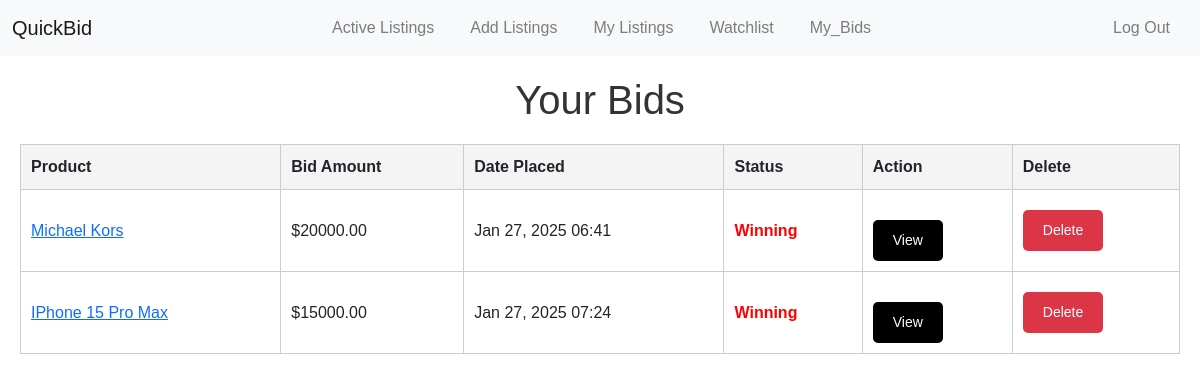
Before: /my_bids (signed in) with the older database file.
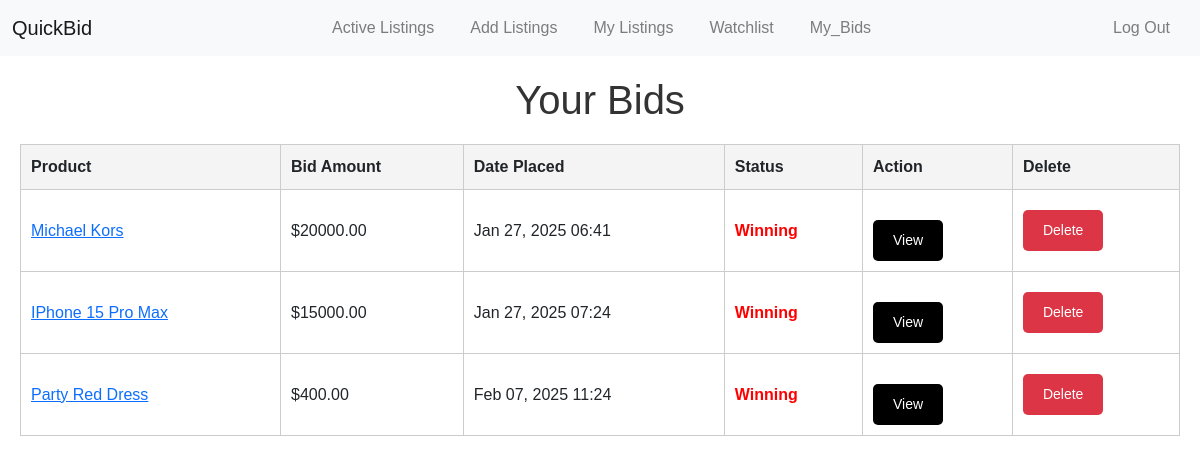
After: the same page with the newer database file.
### auctions/models.py (models this page shows, shortened)
class Product(models.Model):
    user = models.ForeignKey(User,on_delete=models.CASCADE)
    name = models.CharField(max_length=100)
    description =models.TextField()
    starting_price = models.DecimalField(max_digits=10, decimal_places=2)
    current_price = models.DecimalField(max_digits=10, decimal_places=2, default=0)
    image_url = models.URLField(max_length=500, blank=True, null=True)
    category = models.CharField(max_length=50, blank=True, null=True)
    is_active = models.BooleanField(default=True)  # Add this field

class Bid(models.Model):
    user = models.ForeignKey(User, on_delete=models.CASCADE)
    product = models.ForeignKey(Product, related_name="bids", on_delete=models.CASCADE)
    amount = models.DecimalField(max_digits=10, decimal_places=2)
    timestamp = models.DateTimeField(auto_now_add=True)
    status = models.CharField(max_length=50, blank=True, null=True)

### auctions/views.py (the view)
# urls.py: path("my_bids", views.my_bids, name="my_bids"),
def my_bids(request):
    user_bids = Bid.objects.filter(user=request.user)
    bids_with_status = []
    for bid in user_bids:
        statuses = "Winning" if bid.amount == bid.product.current_price else "Outbid"
        if not bid.product.is_active and bid.amount == bid.product.current_price:
             statuses = "Winner"
        bid.status = statuses
        bid.save()
        bids_with_status.append({
            'product': bid.product,
            'amount': bid.amount,
            'date_placed': bid.timestamp,
            'status': bid.status,
        })
    return render(request,"auctions/my_bids.html", {
       "bids_with_status" : bids_with_status
    })

### auctions/templates/auctions/my_bids.html (shortened to what this page needs)
{% extends 'auctions/layout.html' %} {% block body %}
<div class="container">
  <h1>Your Bids</h1>
  {% if bids_with_status %}
  <table class="bids-table">
    <thead>
      <tr>
        <th>Product</th>
        <th>Bid Amount</th>
        <th>Date Placed</th>
        <th>Status</th>
        <th>Action</th>
        <th>Delete</th>
      </tr>
    </thead>
    <tbody>
      {% for bid in bids_with_status %}
      <tr>
        <td>
          <a href="{% url 'view_listing' bid.product.id %}">
            {{ bid.product.name }}
          </a>
        </td>
        <td>${{ bid.amount }}</td>
        <td>{{ bid.date_placed|date:"M d, Y H:i" }}</td>
        <td>
          <span class="status {{ bid.status|lower }}">{{ bid.status }}</span>
        </td>
        <td>
          <a
            href="{% url 'view_listing' bid.product.id %}"
            class="btn btn-view"
          >
            View
          </a>
        </td>
        <td>
          <form method="POST" action="{% url 'delete_bid' bid.product.id %}">
            <button type="submit" class="btn btn-danger">Delete</button>
          </form>
        </td>
      </tr>
      {% endfor %}
    </tbody>
  </table>
  {% else %}
  <p>
    You haven't placed any bids yet. Start bidding on exciting products
    <a href="{% url 'index' %}">here</a>!
  </p>
  {% endif %}
</div>
{% endblock %}

### auctions/templates/auctions/layout.html (shortened to what this page needs)
{% load static %}
<!DOCTYPE html>
<html lang="en">
  <head>
    <link
      rel="stylesheet"
      href="https://stackpath.bootstrapcdn.com/bootstrap/4.4.1/css/bootstrap.min.css"
    />
    <link
      href="https://cdn.jsdelivr.net/npm/bootstrap@5.3.0-alpha1/dist/css/bootstrap.min.css"
      rel="stylesheet"
    />
    <link
      href="https://unpkg.com/boxicons@2.1.4/css/boxicons.min.css"
      rel="stylesheet"
    />
    <link href="{% static 'auctions/styles.css' %}" rel="stylesheet" />
  </head>
  <body>
    <nav class="navbar navbar-expand-lg navbar-light bg-light">
      <div class="container-fluid">
        <a class="navbar-brand" href="#">QuickBid</a>
        <div class="collapse navbar-collapse" id="navbarNav">
          <ul class="navbar-nav ms-auto">
            {% if user.is_authenticated %}
            <li class="nav-item">
              <a class="nav-link" href="{% url 'index' %}">Active Listings</a>
            </li>
            <li class="nav-item center">
              <a class="nav-link" href="{% url 'add_listing' %}"
                >Add Listings</a
              >
            </li>
            <li class="nav-item center">
              <a class="nav-link" href="{% url 'my_listings' %}">My Listings</a>
            </li>
            <li class="nav-item center">
              <a class="nav-link" href="{% url 'watchlist' %}">Watchlist</a>
            </li>
            <li class="nav-item">
              <a class="nav-link" href="{% url 'my_bids' %}">My_Bids</a>
            </li>
            {% endif %}
          </ul>
          <ul class="navbar-nav ms-auto">
            {% if not user.is_authenticated %}
            <li class="nav-item">
              <a class="nav-link" href="{% url 'login' %}">Log In</a>
            </li>
            <li class="nav-item">
              <a class="nav-link" href="{% url 'register' %}">Register</a>
            </li>
            {% else %}
            <li class="nav-item">
              <a class="nav-link" href="{% url 'logout' %}">Log Out</a>
            </li>
            {% endif %}
          </ul>
        </div>
      </div>
    </nav>
    {% block body %} {% endblock %}
  </body>
</html>

### auctions/static/auctions/styles.css (style rules this page uses)
* { padding: 0; margin: 0; font-family: "Poppins", sans-serif; }
body { padding: 0 !important; }
.navbar { position: sticky; top: 0; width: 100%; z-index: 1000; }
.navbar-nav li { margin: 0 10px; }
.navbar-nav li a { position: relative; }
.navbar-nav li a::before { content: ""; position: absolute; bottom: 0; left: 0; height: 3px; width: 0%; background: black; transition: all 0.4s ease; }
.navbar-nav li.center a::before { left: 50%; transform: translateX(-50%); }
.btn-view { background-color: black !important; margin-top: 20px; }
form button { background-color: #007bff; color: #ffffff; padding: 10px 20px; border: none; border-radius: 8px; font-size: 1rem; cursor: pointer; transition: background-color 0.3s; }
.container h1 { text-align: center; color: #333; }
.container { max-width: 800px; margin: 0 auto; padding: 20px; font-family: Arial, sans-serif; }
.bids-table { width: 100%; border-collapse: collapse; margin-top: 20px; }
.bids-table th, .bids-table td { padding: 10px; border: 1px solid #ccc; text-align: left; }
.bids-table th { background-color: #f4f4f4; }
.btn-view { padding: 5px 10px; background-color: #007bff; color: #fff; text-decoration: none; border-radius: 5px; }
.container { max-width: 1200px; margin: 0 auto; padding: 20px; }
h1 { text-align: center; color: #222; margin-bottom: 20px; }
.status { margin-bottom: 15px; }
.btn { padding: 10px 20px; font-size: 14px; border: none; border-radius: 5px; cursor: pointer; }
.status { color: red; font-weight: bold; }

Changed rows visible on the page:
now on this page (row edited): Product: product.name "Party Red Dress", amount "400.00", date_placed "Feb 07, 2025 11:24", status "Winning"
